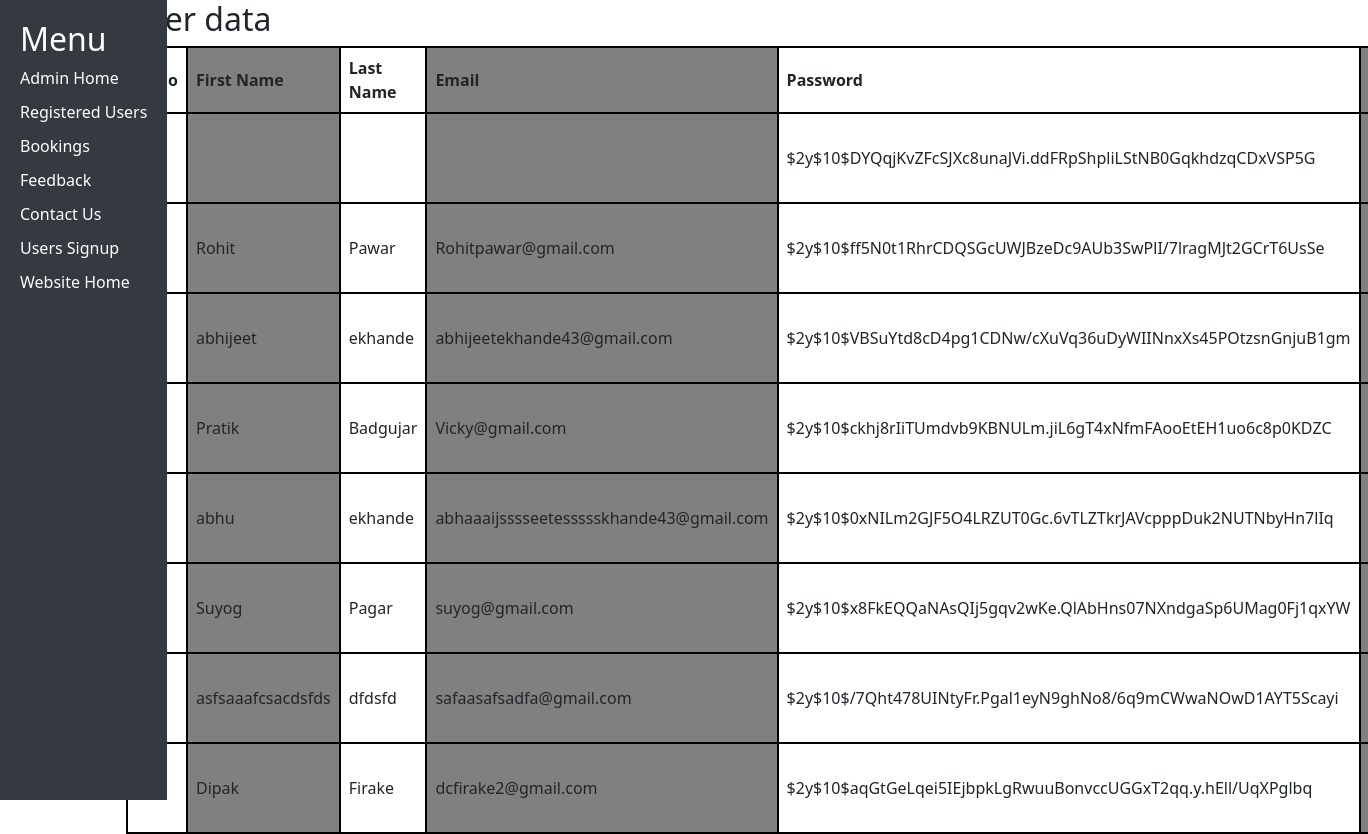
The page /registration/sample.php on the database its author committed.
### tables this page shows
CREATE TABLE `users` (
  `id` int(11) NOT NULL,
  `first_name` varchar(50) NOT NULL,
  `last_name` varchar(50) DEFAULT NULL,
  `email` varchar(100) NOT NULL,
  `password` varchar(255) NOT NULL,
  `created_at` timestamp NOT NULL DEFAULT current_timestamp()
);

### registration/sample.php (the view, shortened to what this page needs)
<!DOCTYPE html>
<html lang="en">
<head>
    <link href="https://cdn.jsdelivr.net/npm/bootstrap@5.3.2/dist/css/bootstrap.min.css" rel="stylesheet">
</head>
<body>
    <div class="side-panel">
        <h2>Menu</h2>
        <a href="admin.html">Admin Home</a>
        <a href="sample.php">Registered Users</a>
        <a href="fetch_bookings.php">Bookings</a>
        <a href="#">Feedback</a>
        <a href="fetch_contact.php">Contact Us</a>
        <a href="signup.php">Users Signup </a>
        <a href="home.html">Website Home</a>
    </div>
    <div class="container">
        <div class="row">
            <div class="col-10">
                <?php
                $host = "localhost";
                $username = "root";
                $password = "";
                $database = "login_demo";
                $conn = new mysqli($host, $username, $password, $database);
                $selectQuery = "SELECT * FROM users";
                $result = $conn->query($selectQuery);
                ?>
                <h2>User data</h2>
                <table>
                    <tr>
                        <th>Sr.No</th>
                        <th>First Name</th>
                        <th>Last Name</th>
                        <th>Email</th>
                        <th>Password</th>
                        <th>Created Time</th>
                    </tr>
                    <?php
                    $SrNo = 1;
                    while ($row = $result->fetch_assoc()) {
                        echo "<tr>";
                        echo "<td>{$SrNo}</td>";
                        echo "<td>{$row["first_name"]}</td>";
                        echo "<td>{$row["last_name"]}</td>";
                        echo "<td>{$row["email"]}</td>";
                        echo "<td>{$row["password"]}</td>";
                        echo "<td>{$row["created_at"]}</td>";
                        echo "</tr>";
                        $SrNo++;
                    }
                    ?>
                </table>
            </div>
        </div>
    </div>
</body>
</html>

### registration/sample.php (style rules this page uses)
.side-panel { background-color: #343a40; color: white; padding: 20px; height: 100vh; position: fixed; left: 0; top: 0; }
.side-panel a { color: white; display: block; margin-bottom: 10px; text-decoration: none; }
table { width: 100%; border: 2px solid black; border-collapse: collapse; }
th, td { border: 2px solid black; padding: 8px; text-align: left; }
th:nth-child(even), td:nth-child(even) { background-color: gray; }

### rows shown on the page
users: password "$2y$10$DYQqjKvZFcSJXc8unaJVi.ddFRpShpliLStNB0GqkhdzqCDxVSP5G"
users: first_name "Rohit", last_name "Pawar", email "Rohitpawar@gmail.com", password "$2y$10$ff5N0t1RhrCDQSGcUWJBzeDc9AUb3SwPlI/7lragMJt2GCrT6UsSe"
users: first_name "abhijeet", last_name "ekhande", email "abhijeetekhande43@gmail.com", password "$2y$10$VBSuYtd8cD4pg1CDNw/cXuVq36uDyWIINnxXs45POtzsnGnjuB1gm"
users: first_name "Pratik", last_name "Badgujar", email "Vicky@gmail.com", password "$2y$10$ckhj8rIiTUmdvb9KBNULm.jiL6gT4xNfmFAooEtEH1uo6c8p0KDZC"
users: first_name "abhu", last_name "ekhande", email "abhaaaijsssseetessssskhande43@gmail.com", password "$2y$10$0xNILm2GJF5O4LRZUT0Gc.6vTLZTkrJAVcpppDuk2NUTNbyHn7lIq"
users: first_name "Suyog", last_name "Pagar", email "suyog@gmail.com", password "$2y$10$x8FkEQQaNAsQIj5gqv2wKe.QlAbHns07NXndgaSp6UMag0Fj1qxYW"
users: first_name "asfsaaafcsacdsfds", last_name "dfdsfd", email "safaasafsadfa@gmail.com", password "$2y$10$/7Qht478UINtyFr.Pgal1eyN9ghNo8/6q9mCWwaNOwD1AYT5Scayi"
users: first_name "Dipak", last_name "Firake", email "dcfirake2@gmail.com", password "$2y$10$aqGtGeLqei5IEjbpkLgRwuuBonvccUGGxT2qq.y.hEll/UqXPglbq"
